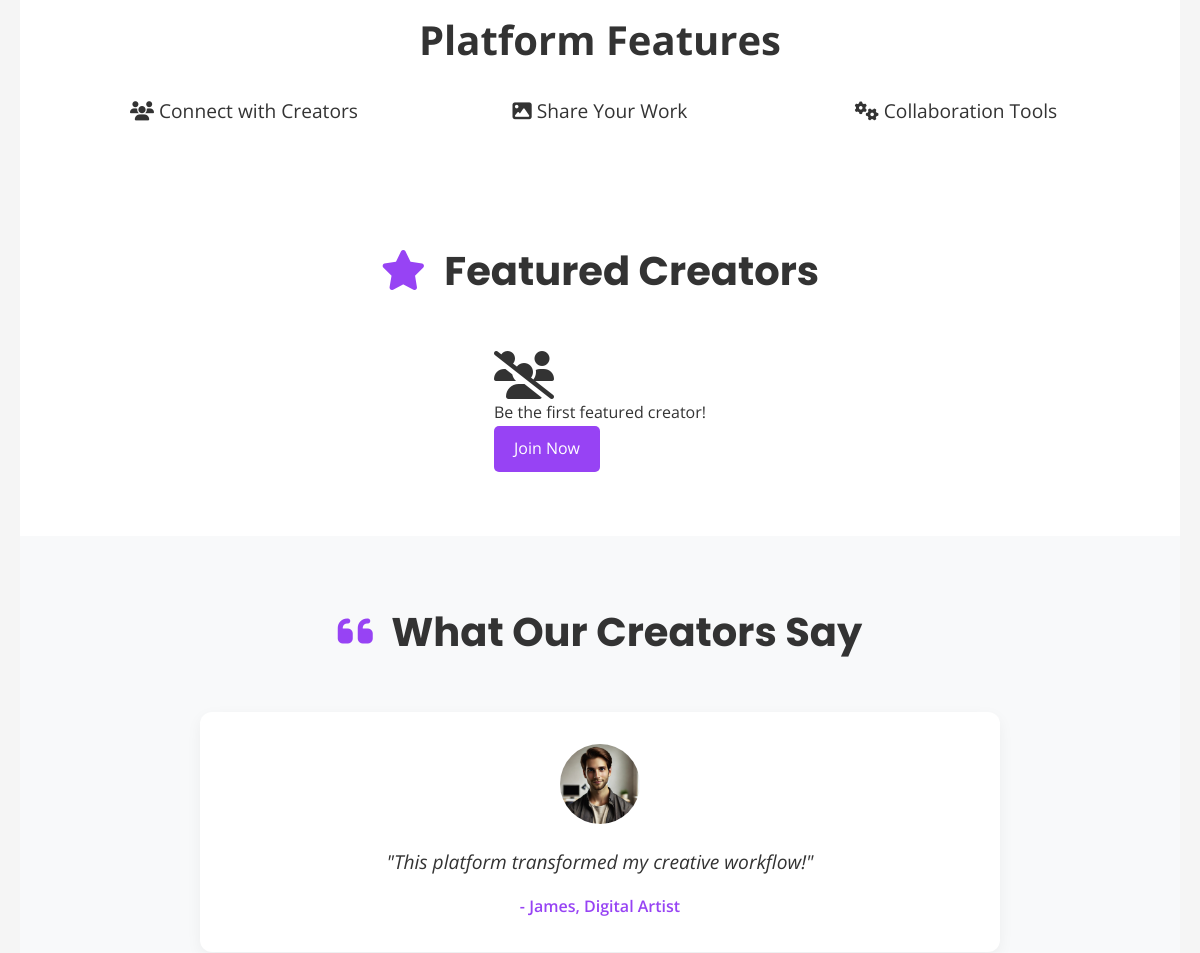
Before: / (middle part) with the older database file.
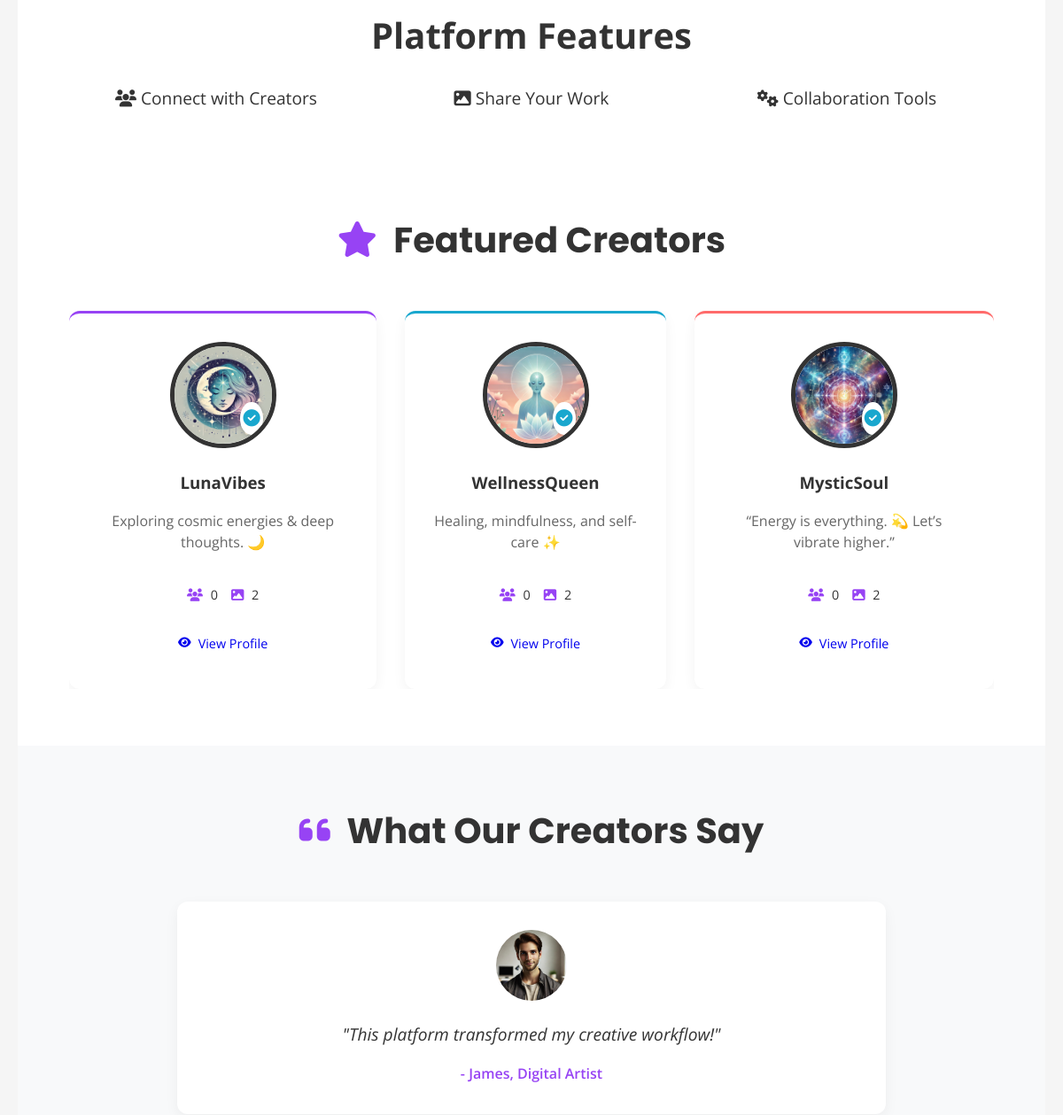
After: the same page with the newer database file.
### users/models.py (models this page shows, shortened)
class CustomUser(AbstractUser):
    bio = models.TextField(
        blank=True,
        null=True,
        max_length=500,
        help_text=_("Tell others about yourself (max 500 chars)"),
        validators=[validate_bio_length]
    )
    profile_image = models.ImageField(
        upload_to=upload_to_profile_pics,
        blank=True,
        null=True,
        help_text=_("Upload a profile picture (1:1 aspect ratio recommended)"),
        validators=[FileExtensionValidator(['jpg', 'jpeg', 'png', 'webp'])]
    )
    following = models.ManyToManyField(
        'self',
        symmetrical=False,
        related_name='followers',
        blank=True,
        help_text=_("Users this user is following")
    )
    social_links = JSONField(
        default=dict,
        blank=True,
        help_text=_("Social media links in JSON format (e.g., {'twitter': 'https://...'})")
    )
    is_verified = models.BooleanField(
        default=False,
        help_text=_("Designates whether the user is verified")
    )
    last_seen = models.DateTimeField(
        auto_now=True,
        help_text=_("Last time the user was active")
    )
    used_invite = models.BooleanField(
        default=False,
        help_text=_("Has this user used an invite code?")
    )
    class Meta:
        verbose_name = _("User")
        verbose_name_plural = _("Users")
        indexes = [
            models.Index(fields=['username']),
            models.Index(fields=['email']),
            models.Index(fields=['last_seen']),
        ]
        ordering = ['-date_joined']

### users/views.py (the view)
# urls.py: path('', home_view, name='home'),
def home_view(request):
    featured_creators = (
        User.objects.filter(is_verified=True)
        .annotate(
            follower_count=Count('followers', distinct=True),
            post_count=Count('posts', distinct=True)
        )
        .only('username', 'bio', 'profile_image', 'is_verified')  # Optimize query
        .order_by('-follower_count', '-post_count')[:5]
    )
    unread_count = get_unread_count(request.user) if request.user.is_authenticated else 0
    return render(request, "home.html", {
        "featured_creators": featured_creators,
        "unread_count": unread_count,
        "now": timezone.now()
    })

### users/context_processors.py (called while the page is built, shortened)
def site_settings(request):
    from django.conf import settings
    return {
        'SITE_NAME': 'CreatorVerse',
        'SITE_URL': settings.SITE_URL,
    }

def unread_messages(request):
    return {}

### templates/home.html (shortened to what this page needs)
{% extends 'base.html' %}
{% load static %}
{% block content %}
<section class="features-section">
    <h2>Platform Features</h2>
    <ul>
        <li><i class="fas fa-users"></i> Connect with Creators</li>
        <li><i class="fas fa-image"></i> Share Your Work</li>
        <li><i class="fas fa-cogs"></i> Collaboration Tools</li>
    </ul>
</section>
<section class="featured-section">
    <h2 class="section-title"><i class="fas fa-star"></i> Featured Creators</h2>
    <div class="featured-carousel">
        {% for creator in featured_creators %}
        <div class="creator-card">
            <div class="creator-avatar">
                {% if creator.profile_image %}
                <img src="{{ creator.profile_image.url }}" alt="{{ creator.username }}'s profile picture">
                {% else %}
                <div class="default-avatar" style="background-color: {% cycle '#9743F4' '#19A7CE' '#FF6B6B' '#6BCB77' '#FFD93D' %}">
                    {{ creator.username|first|upper }}
                </div>
                {% endif %}
                {% if creator.is_verified %}
                <div class="verified-badge">
                    <i class="fas fa-check-circle"></i>
                </div>
                {% endif %}
            </div>
            <h3>{{ creator.username }}</h3>
            <p class="creator-bio">{{ creator.bio|default:"No bio yet"|truncatechars:50 }}</p>
            <div class="creator-stats">
                <span><i class="fas fa-users"></i> {{ creator.follower_count }}</span>
                <span><i class="fas fa-image"></i> {{ creator.post_count }}</span>
            </div>
            <a href="{% url 'profile' username=creator.username %}" class="btn btn-small glow-on-hover">
                <i class="fas fa-eye"></i> View Profile
            </a>
        </div>
        {% empty %}
        <div class="empty-state">
            <i class="fas fa-users-slash fa-3x"></i>
            <p>Be the first featured creator!</p>
            <a href="{% url 'register' %}" class="btn btn-primary">Join Now</a>
        </div>
        {% endfor %}
    </div>
</section>
<section class="testimonials">
    <h2 class="section-title"><i class="fas fa-quote-left"></i> What Our Creators Say</h2>
    <div class="testimonial-carousel">
        <div class="testimonial">
            <img src="{% static 'images/testimonial-1.jpg' %}" alt="Maya" class="testimonial-avatar">
            <p>"This platform transformed my creative workflow!"</p>
            <div class="author">- James, Digital Artist</div>
        </div>
    </div>
</section>
{% endblock %}

### templates/base.html (shortened to what this page needs)
{% load static %}
<!DOCTYPE html>
<html lang="en">
<head>
    <link rel="stylesheet" href="{% static 'css/styles.css' %}">
    <link rel="stylesheet" href="{% static 'css/profile.css' %}">
    <link rel="stylesheet" href="{% static 'css/messaging.css' %}">
    <link rel="stylesheet" href="https://cdnjs.cloudflare.com/ajax/libs/font-awesome/6.4.0/css/all.min.css">
</head>
<body>
    <main class="main-content">
        {% block content %}{% endblock %}
    </main>
</body>
</html>

### static/css/styles.css (style rules this page uses)
* { margin: 0; padding: 0; box-sizing: border-box; }
body { font-family: "Open Sans", sans-serif; color: #333333; line-height: 1.6; background: #F5F5F5; }
.features-section { padding: 3rem 5%; background: #ffffff; }
.features-section h2 { font-size: 2.5rem; margin-bottom: 1.5rem; text-align: center; }
.features-section ul { list-style-type: none; padding: 0; display: grid; grid-template-columns: repeat(auto-fit, minmax(250px, 1fr)); gap: 1.5rem; text-align: center; }
.features-section li { font-size: 1.2rem; }
.featured-section { padding: 4rem 5%; background: #ffffff; }
.section-title { text-align: center; margin-bottom: 3rem; font-size: 2.5rem; color: #333; font-family: "Poppins", sans-serif; }
.section-title i { margin-right: 10px; color: #9743F4; }
.featured-carousel { display: flex; overflow: hidden; gap: 2rem; justify-content: center; }
.creator-card { background: white; border-radius: 12px; padding: 2rem; text-align: center; box-shadow: 0 5px 15px rgba(0,0,0,0.05); transition: all 0.3s ease; position: relative; border-top: 3px solid; }
.creator-avatar { width: 120px; height: 120px; border-radius: 50%; margin: 0 auto 1.5rem; position: relative; overflow: hidden; border: 5px solid; display: flex; align-items: center; justify-content: center; }
.creator-avatar img { width: 100%; height: 100%; object-fit: cover; }
.creator-card:nth-child(5n+1) { border-color: #9743F4; }
.creator-card:nth-child(5n+2) { border-color: #19A7CE; }
.creator-card:nth-child(5n+3) { border-color: #FF6B6B; }
.verified-badge { position: absolute; bottom: 10px; right: 10px; background: white; border-radius: 50%; padding: 3px; color: #19A7CE; font-size: 1.2rem; box-shadow: 0 2px 5px rgba(0,0,0,0.2); z-index: 2; }
.creator-bio { color: #666; margin: 1rem 0; min-height: 60px; line-height: 1.5; }
.creator-stats { display: flex; justify-content: center; gap: 15px; margin: 1.5rem 0; font-size: 0.9rem; }
.creator-stats i { margin-right: 5px; color: #9743F4; }
.testimonials { padding: 4rem 5%; background: #f8f9fa; text-align: center; }
.testimonial-carousel { max-width: 800px; margin: 0 auto; }
.testimonial { background: white; padding: 2rem; border-radius: 12px; box-shadow: 0 5px 15px rgba(0,0,0,0.05); margin-bottom: 1rem; }
.testimonial p { font-size: 1.2rem; font-style: italic; color: #333; margin-bottom: 1rem; }
.author { font-weight: 600; color: #9743F4; }
.testimonial-avatar { width: 80px; height: 80px; border-radius: 50%; object-fit: cover; margin-bottom: 1rem; }
.btn { padding: 10px 20px; font-size: 1rem; text-decoration: none; border-radius: 5px; transition: all 0.3s ease; display: inline-flex; align-items: center; gap: 8px; }
.btn i { font-size: 0.9em; }
.btn-small { padding: 8px 16px; font-size: 0.9rem; }
.glow-on-hover { position: relative; z-index: 1; transition: all 0.3s ease; }
.glow-on-hover::after { content: ''; position: absolute; top: 0; left: 0; width: 100%; height: 100%; background: linear-gradient(45deg, #9743F4, #19A7CE); z-index: -1; border-radius: inherit; opacity: 0; transition: opacity 0.3s; }
.main-content { max-width: 1200px; margin: 20px auto; padding: 20px; }

Changed rows visible on the page:
now on this page (row edited): CustomUser: profile_image (picture), is_verified True (drawn), username "LunaVibes", bio "Exploring cosmic energies & deep thoughts. 🌙", follower_count "0", post_count "2"
now on this page (row edited): CustomUser: profile_image (picture), is_verified True (drawn), username "WellnessQueen", bio "Healing, mindfulness, and self-care ✨", follower_count "0", post_count "2"
now on this page (row edited): CustomUser: profile_image (picture), is_verified True (drawn), username "MysticSoul", bio "“Energy is everything. 💫 Let’s vibrate higher.”", follower_count "0", post_count "2"
Other visible differences:
text no longer shown: "Be the first featured creator! Join Now"
